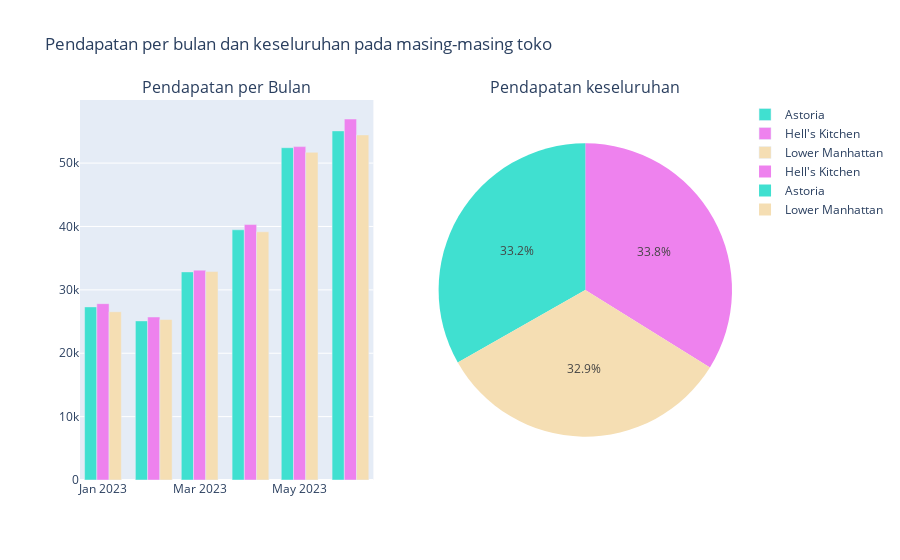

Notebook code for this chart:
### Code cell
colors = ['turquoise', 'violet', 'wheat']

# Mengelompokkan hasilnya berdasarkan wilayah dan bulan, dan menghitung total pendapatan per bulan
monthly_revenue = data.groupby([data['store_location'], pd.to_datetime(data['transaction_date']).dt.to_period('M')])['revenue'].sum().reset_index()

# Mengonversi objek Period menjadi string dengan format tahun-bulan
monthly_revenue['Bulan'] = monthly_revenue['transaction_date'].dt.strftime('%Y-%m')
monthly_revenue = monthly_revenue.rename(columns={'store_location': 'Lokasi toko'})

# hitung pendapatan
total_revenue_by_location = data.groupby('store_location')['revenue'].sum().reset_index()

# Buat subplot
fig = make_subplots(rows=1, cols=2, subplot_titles=("Pendapatan per Bulan", "Pendapatan keseluruhan"), specs=[[{'type': 'bar'}, {'type': 'domain'}]])

# Tambahkan bar plot ke subplot pertama
for i, lokasi in enumerate(monthly_revenue['Lokasi toko'].unique()):
    bulan = monthly_revenue[monthly_revenue['Lokasi toko'] == lokasi]['Bulan']
    pendapatan = monthly_revenue[monthly_revenue['Lokasi toko'] == lokasi]['revenue']
    fig.add_trace(go.Bar(x=bulan, y=pendapatan, name=lokasi, marker_color=colors[i], hovertemplate='<b>%{label}</b><br>Pendapatan: %{value}<br>'), row=1, col=1)

# Tambahkan pie chart ke subplot kedua
fig.add_trace(go.Pie(labels=total_revenue_by_location['store_location'], values=total_revenue_by_location['revenue'], 
                    marker_colors=colors, hovertemplate='<b>%{label}</b><br>Pendapatan: %{value}<br>'), 
              row=1, col=2)

fig.update_layout(title='Pendapatan per bulan dan keseluruhan pada masing-masing toko')
fig.show()

### Figure 1 — Plotly figure (JSON) as saved in the notebook; plotly's stock layout.template omitted (floating-point values rounded to 4 significant figures)
{"data": [{"hovertemplate": "<b>%{label}</b><br>Pendapatan: %{value}<br>", "marker": {"color": "turquoise"}, "name": "Astoria", "type": "bar", "x": ["2023-01", "2023-02", "2023-03", "2023-04", "2023-05", "2023-06"], "xaxis": "x", "y": [27310.0, 25110.0, 32840.0, 39480.0, 52430.0, 55080.0], "yaxis": "y"}, {"hovertemplate": "<b>%{label}</b><br>Pendapatan: %{value}<br>", "marker": {"color": "violet"}, "name": "Hell's Kitchen", "type": "bar", "x": ["2023-01", "2023-02", "2023-03", "2023-04", "2023-05", "2023-06"], "xaxis": "x", "y": [27820.0, 25720.0, 33110.0, 40300.0, 52600.0, 56960.0], "yaxis": "y"}, {"hovertemplate": "<b>%{label}</b><br>Pendapatan: %{value}<br>", "marker": {"color": "wheat"}, "name": "Lower Manhattan", "type": "bar", "x": ["2023-01", "2023-02", "2023-03", "2023-04", "2023-05", "2023-06"], "xaxis": "x", "y": [26540.0, 25320.0, 32890.0, 39160.0, 51700.0, 54450.0], "yaxis": "y"}, {"domain": {"x": [0.55, 1], "y": [0, 1]}, "hovertemplate": "<b>%{label}</b><br>Pendapatan: %{value}<br>", "labels": ["Astoria", "Hell's Kitchen", "Lower Manhattan"], "marker": {"colors": ["turquoise", "violet", "wheat"]}, "type": "pie", "values": [232200.0, 236500.0, 230100.0]}], "layout": {"annotations": [{"font": {"size": 16}, "showarrow": false, "text": "Pendapatan per Bulan", "x": 0.225, "xanchor": "center", "xref": "paper", "y": 1, "yanchor": "bottom", "yref": "paper"}, {"font": {"size": 16}, "showarrow": false, "text": "Pendapatan keseluruhan", "x": 0.775, "xanchor": "center", "xref": "paper", "y": 1, "yanchor": "bottom", "yref": "paper"}], "title": {"text": "Pendapatan per bulan dan keseluruhan pada masing-masing toko"}, "xaxis": {"anchor": "y", "domain": [0, 0.45]}, "yaxis": {"anchor": "x", "domain": [0, 1]}}}
